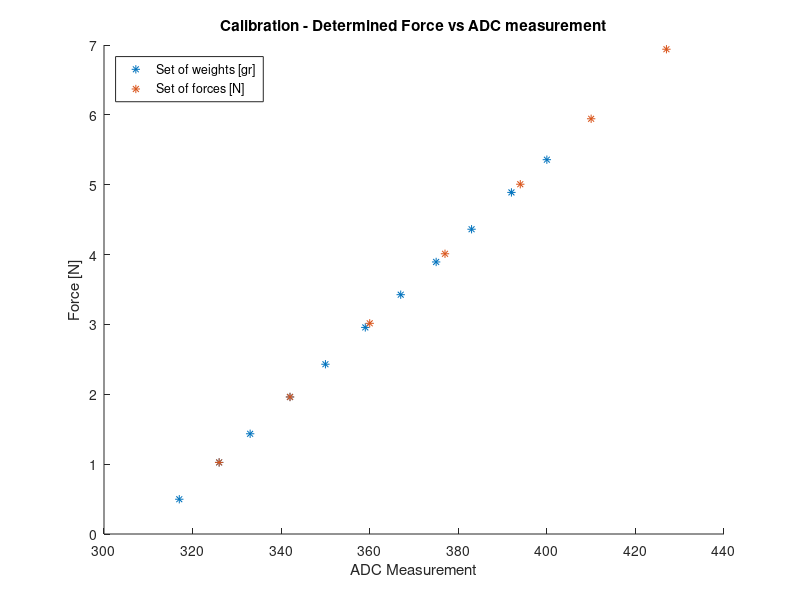
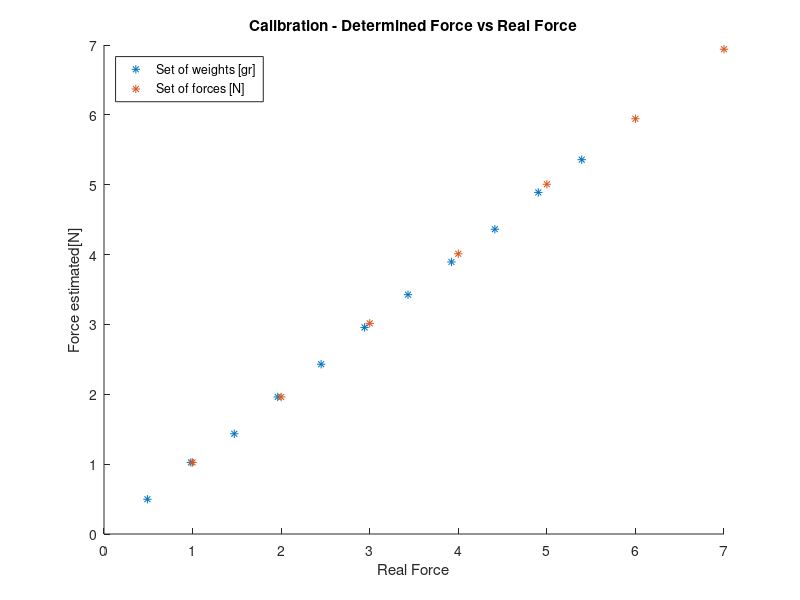

These figures' MATLAB source, in order:
clc 
clear all
%% Thruster Identification

%  Using a Tedea No.1022 5kg load cell with a NovaTech 4211 Loadcell Amplifier (SY011 v 010 - 05 - 2.0). 
% Author: Raphael Nagel
% Date:   16/Sept/2014
% Done on 

g = 9.80665;

%Measurements: [kg ADCvalue]
zero_ref=[
      309;
      308;
];

adc_out_grams = [
    0.05*g  317;
    0.10*g  326;
    0.15*g  333;
    0.20*g  342;
    0.25*g  350;
    0.30*g  359;
    0.35*g  367;
    0.40*g  375;
    0.45*g  383;
    0.50*g 392;
    0.55*g 400;
    
    ];
%Measurements: [N ADCvalue]

adc_out_newtons=[
    1   326;
    2   342;
    3   360;
    4   377;
    5   394;
    6   410;
    7   427;
    ];
v_out = [adc_out_grams; adc_out_newtons];

% find offset
offset = sum(zero_ref)/length(zero_ref);

% remove the offset
clean = (v_out(:,2) - offset);

% remove the extra length of lever
% force / actual force applied
lever_factor = mean(clean ./ (v_out(:,1)));
 
cleaner_force = clean .* (1/lever_factor) 
kilograms = cleaner_force /g

%% Plot 1
figure(123345)
hold all;
plot(adc_out_grams(:,2),cleaner_force(1:length(adc_out_grams)),'*');
plot(adc_out_newtons(:,2), cleaner_force(length(adc_out_grams)+1:end),'*');
ylabel('Force [N]');
xlabel('ADC Measurement');
title('Calibration - Determined Force vs ADC measurement');
legend('Set of weights [gr]', 'Set of forces [N]', 'location','northwest');
hold off
%% PLot 2
figure(1235432)
hold all
plot(adc_out_grams(:,1),cleaner_force(1:length(adc_out_grams)),'*');
plot(adc_out_newtons(:,1), cleaner_force(length(adc_out_grams)+1:end),'*');
ylabel('Force estimated[N]');
xlabel('Real Force');
title('Calibration - Determined Force vs Real Force');
legend('Set of weights [gr]', 'Set of forces [N]', 'location','northwest');
hold off

%% Solution

disp('Solution: ');
offset
lever_factor
